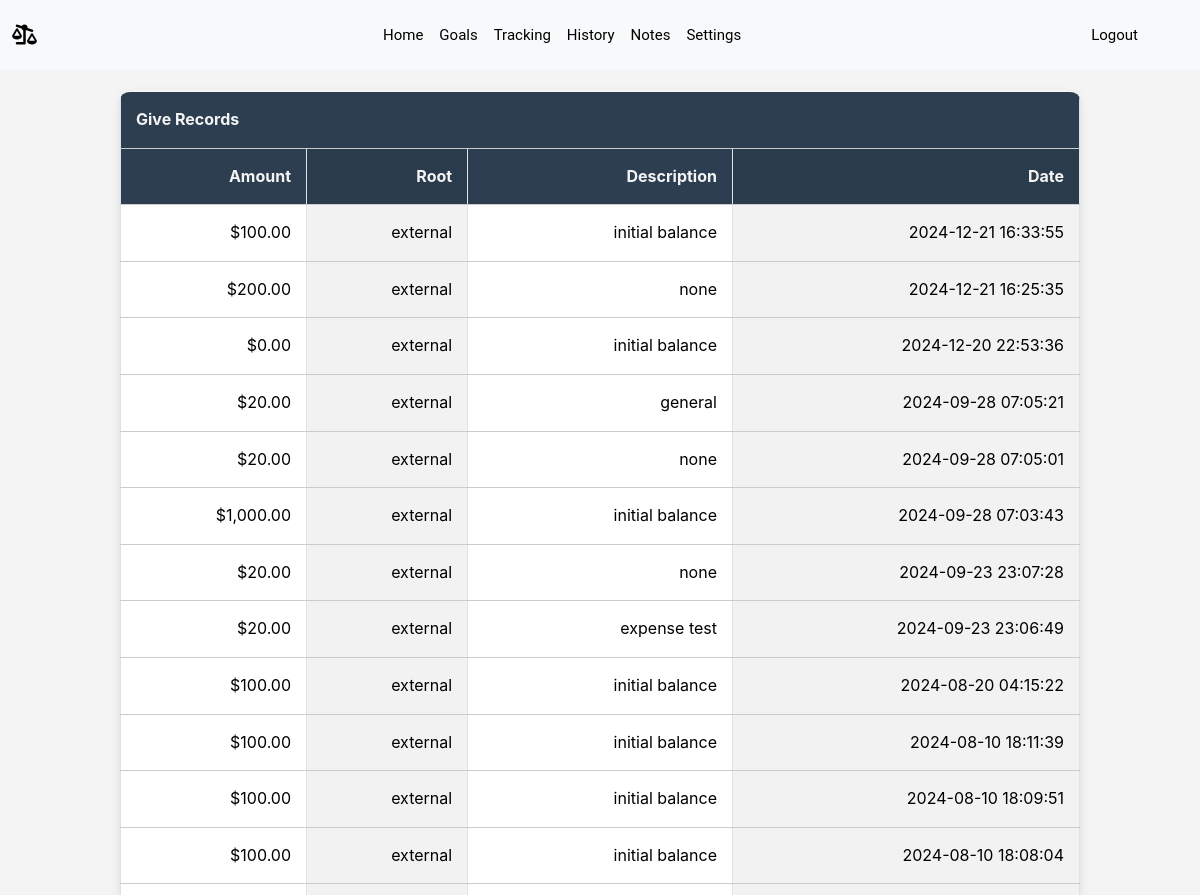
Page /give_history (signed in, upper part) on the earlier database version.
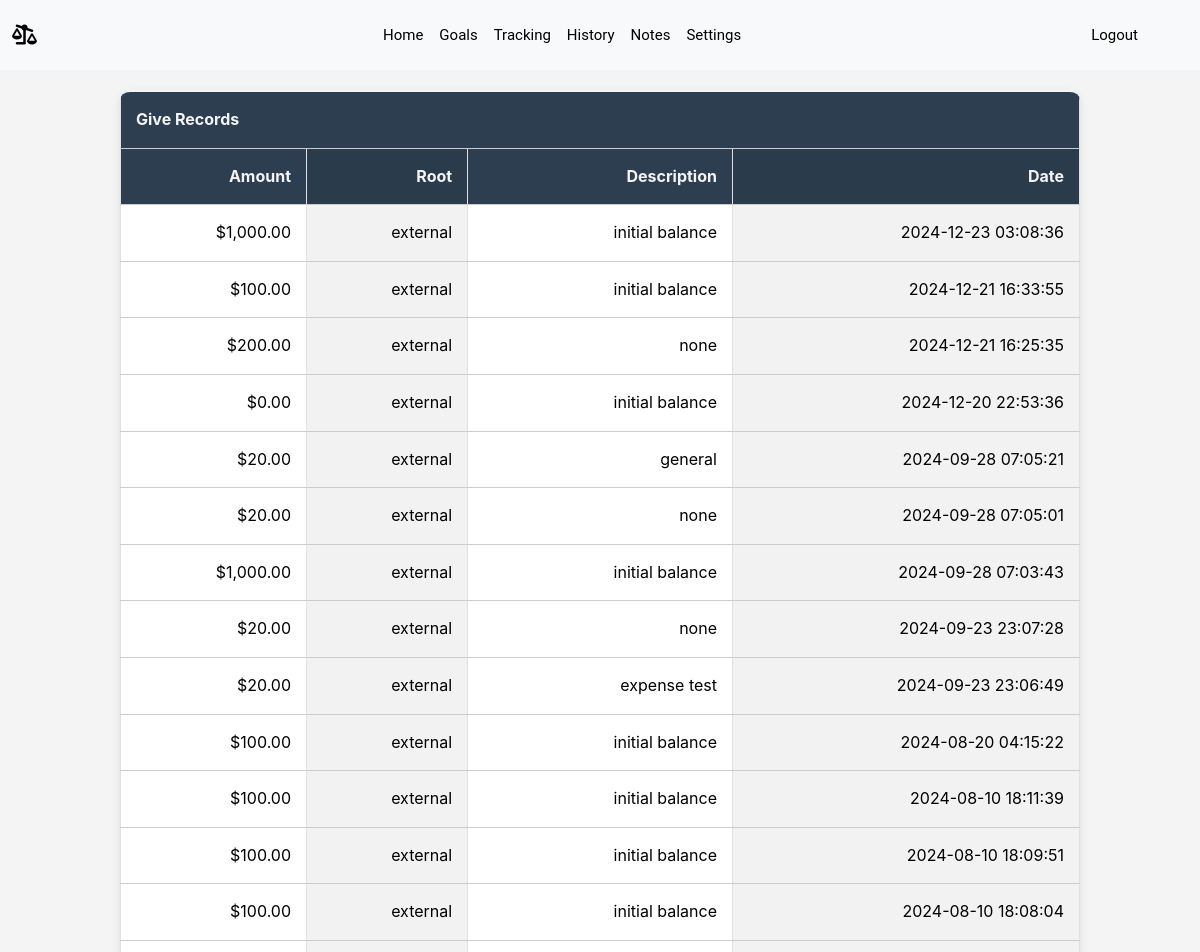
Same page on the later database version.
### models.py (models this page shows)
class Give(db.Model):
    id = db.Column(db.Integer, primary_key=True)
    user_id = db.Column(db.Integer, db.ForeignKey('user.id'), nullable=False)
    amount =db.Column(db.Numeric(precision=10, scale=2), nullable=False, default="0")
    description = db.Column(db.String(200))
    root = db.Column(db.String(120), nullable=False)
    tag = db.Column(db.String(30))
    timestamp = db.Column(db.DateTime, nullable=False, default=db.func.current_timestamp())

### app.py (the view)
@app.route('/give_history', methods=["GET", "POST"])
@login_required
def give_history():
    give_records = Give.query.all()
    give_records_data = []
    for record in give_records:
        give_records_data.append({
            "tag": record.tag,
            "amount": record.amount,
            "root": record.root,
            "description": record.description,
            "timestamp": record.timestamp
        })
    return render_template("give_history.html", give_records_data=give_records_data)

### helpers.py (called while the page is built)
def login_required(f):
    @wraps(f)
    def decorated_function(*args, **kwargs):
        if session.get("user_id") is None:
            return redirect("/login")
        return f(*args, **kwargs)
    return decorated_function

def usd(value):
    if not value:
        value = 0
    if value < 0:
        return "-${:,.2f}".format(abs(value))
    else:
        return "${:,.2f}".format(value)

### templates/give_history.html
{% extends "layout.html" %}
{% block body %}
<main>
    {% set reversed_give = give_records_data|reverse %}
        <table class="table table-group-divider table-bordered table-striped-columns">
            <thead>
                <th colspan="4" class="text-start center">Give Records</th>
            </thead>
            <tbody>
                <tr>
                    <th class="text-end">Amount</th>
                    <th class="text-end">Root</th>
                    <th class="text-end">Description</th>
                    <th class="text-end">Date</th>
                </tr>
                {% for record in reversed_give %}
                    <tr>
                        <td class="text-end">{{ record.amount|usd }}</td>
                        <td class="text-end">{{ record.root }}</td>
                        <td class="text-end">{{ record.description }}</td>
                        <td class="text-end">{{ record.timestamp }}</td>
                    </tr>
                {% endfor %}
            </tbody>
        </table>
    </main>
    {% endblock %}

Differences in the rows shown:
added Give: amount "$1,000.00", root "external", description "initial balance", timestamp "2024-12-23 03:08:36"
